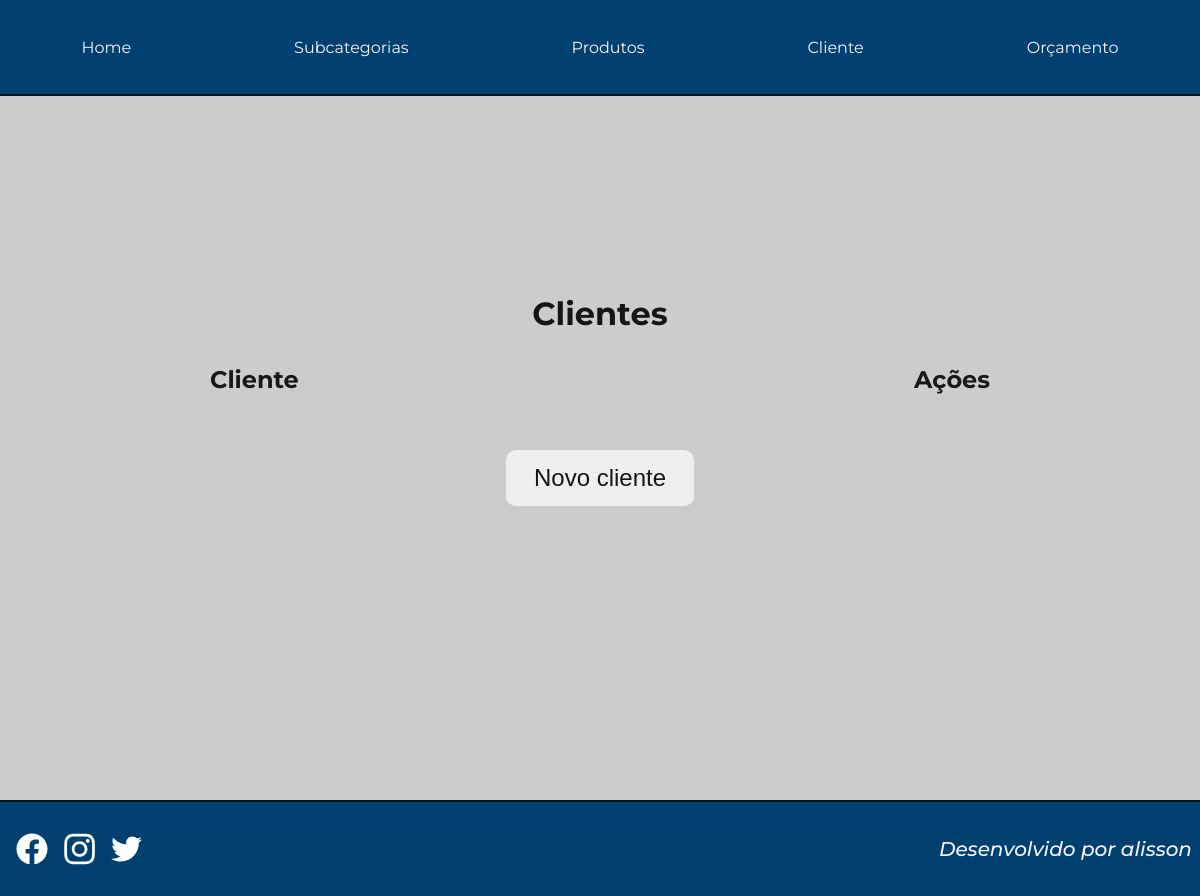
Page /index.php?action=list&table=budgets on the earlier database version.
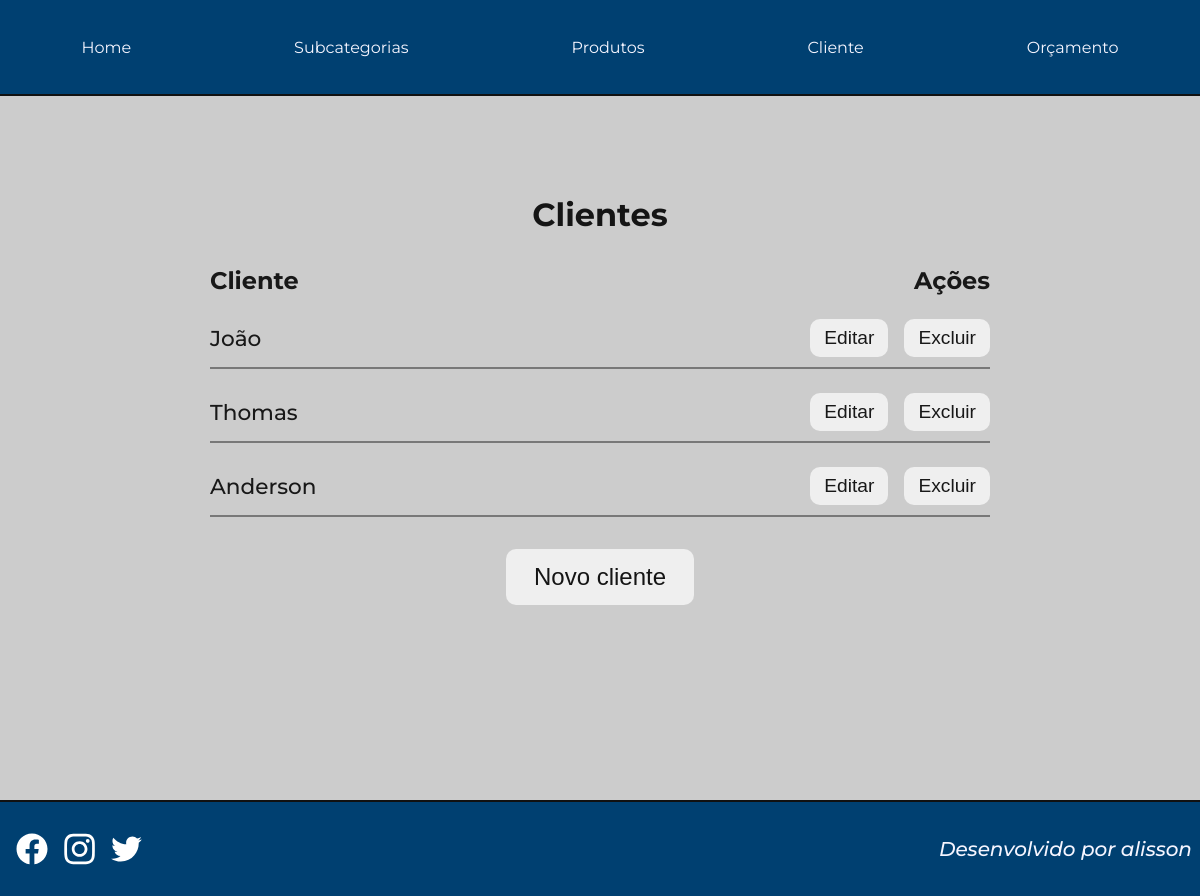
Same page on the later database version.
### tables this page shows
CREATE TABLE `orcamento` (
  `id` int(11) NOT NULL,
  `nomeCliente` varchar(45) NOT NULL,
  `data` date NOT NULL
);

### list/budgets.php (the view)
<div class="budgets">
    <h2 class="title">Clientes</h2>
    <?php
    $sqlOrcamentos = "SELECT * FROM orcamento ORDER BY data DESC";
    $consultaOrcamento = $pdo->prepare($sqlOrcamentos);
    $consultaOrcamento->execute();
    ?>
    <table class="table">
        <thead class="table_head">
            <tr class="row">
                <td class="col">Cliente</td>
                <td class="col actions">Ações</td>
            </tr>
        </thead>
        <tbody class="table_body">
            <?php
            while ($dados = $consultaOrcamento->fetch(PDO::FETCH_OBJ)) {
                $nomeCliente = $dados->nomeCliente;
                $id = $dados->id;
            ?>
                <tr class="row">
                    <td class="col">
                        <?= $nomeCliente ?>
                    </td>
                    <td class="col buttons">
                        <button type="button" onclick="registrar('budgets', <?= $id ?>)">Editar</button>
                        <button type="button" onclick="excluir('budgets', <?= $id ?>)">Excluir</button>
                    </td>
                </tr>
            <?php
            }
            ?>
        </tbody>
    </table>
    <button type="button" onclick="registrar('budgets')" class="categories_button">
        Novo cliente
    </button>
</div>

Differences in the rows shown:
added orcamento: nomeCliente "João"
added orcamento: nomeCliente "Thomas"
added orcamento: nomeCliente "Anderson"
